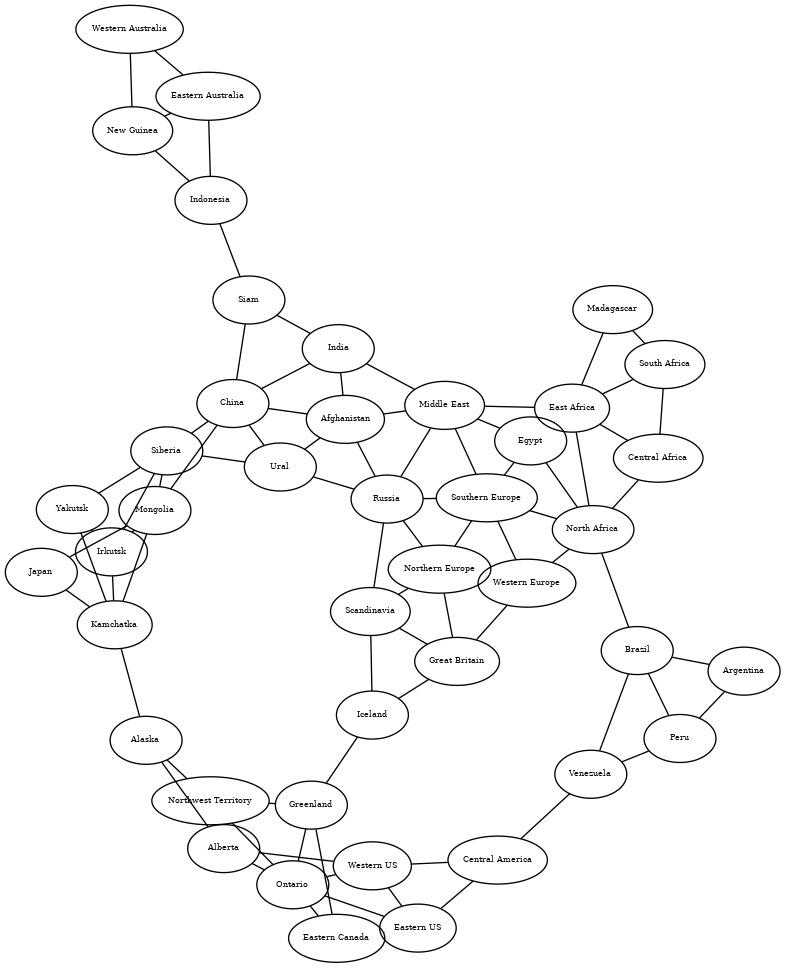

Write the Python code that produced this figure.
#! /usr/bin/env python3
#
def neighbor_risk_test ( ):

#*****************************************************************************80
#
## neighbor_risk_test() tests neighbor_risk().
#
#  Licensing:
#
#    This code is distributed under the MIT license.
#
#  Modified:
#
#    19 March 2025
#
#  Author:
#
#    John Burkardt
#
  import graphviz
  import numpy as np
  import platform

  print ( '' )
  print ( 'neighbor_risk_test():' )
  print ( '  python version: ' + platform.python_version ( ) )
  print ( '  numpy version:  ' + np.version.version )
  print ( '  neighbor_risk() records connections between territories' )
  print ( '  in the game of RISK.' )
  print ( '  Plot a web of these connections as a graph.' )
#
#  Retrieve the adjacency matrix.
#
  A = risk_adjacency_matrix ( )

  n = A.shape[0]
#
#  List pairs (s,t) of connected territories.
#
  nz = np.sum ( A ) // 2 
  s = np.zeros ( nz, dtype = int )
  t = np.zeros ( nz, dtype = int )

  k = 0
  for i in range ( 0, n ):
    for j in range ( i + 1, n ):
      if ( A[i,j] == 1 ):
        s[k] = i
        t[k] = j
        k = k + 1

  plot = graphviz.Graph ( comment = 'RISK', format = 'png', engine = 'neato' )
#
#  Set up node labels.
#
  labels = risk_label ( )
#
#  Specify the nodes, giving each an internal code, and a label.
#
  for i in range ( 0, n ):
    risk_code = str ( i )
    risk_id = labels[i]
    plot.node ( risk_code, risk_id, fontsize = "6" ) 
    print ( risk_code, risk_id )
#
#  Connect nodes.
#
  for k in range ( 0, nz ):
    i = s[k]
    j = t[k]
    plot.edge ( str(i), str(j) )

  plot.layout = 'circo'

  print ( plot.source )
#
#  Save graph to a file, and optionally display an image to the screen.
#
  plot.render ( 'neighbor_risk', view = False )

  filename = 'neighbor_risk.png'
  print ( '' )
  print ( '  Graphics saved as "' + filename + '"' )
#
#  Terminate.
#
  print ( '' )
  print ( 'neighbor_risk_test():' )
  print ( '  Normal end of execution.' )

  return

def risk_adjacency_matrix ( ):

#*****************************************************************************80
#
## risk_adjacency_matrix() returns the RISK adjacency matrix.
#
#  Licensing:
#
#    This code is distributed under the MIT license.
#
#  Modified:
#
#    02 January 2020
#
#  Author:
#
#    John Burkardt
#
#  Output:
#
#    real A(42,42), the adjacency matrix.
#
  import numpy as np

  A = np.array ( [ \
    [ 0,1,1,0,0,0,0,0,0,0,0,0,0,0,0,0,0,0,0,0,0,0,0,0,0,0,0,0,0,0,0,0,0,1,0,0,0,0,0,0,0,0], \
    [ 1,0,1,1,1,0,0,0,0,0,0,0,0,0,0,0,0,0,0,0,0,0,0,0,0,0,0,0,0,0,0,0,0,0,0,0,0,0,0,0,0,0], \
    [ 1,1,0,1,0,0,1,0,0,0,0,0,0,0,0,0,0,0,0,0,0,0,0,0,0,0,0,0,0,0,0,0,0,0,0,0,0,0,0,0,0,0], \
    [ 0,1,1,0,1,1,1,1,0,0,0,0,0,0,0,0,0,0,0,0,0,0,0,0,0,0,0,0,0,0,0,0,0,0,0,0,0,0,0,0,0,0], \
    [ 0,1,0,1,0,1,0,0,0,0,0,0,0,0,0,0,0,0,0,1,0,0,0,0,0,0,0,0,0,0,0,0,0,0,0,0,0,0,0,0,0,0], \
    [ 0,0,0,1,1,0,0,1,0,0,0,0,0,0,0,0,0,0,0,0,0,0,0,0,0,0,0,0,0,0,0,0,0,0,0,0,0,0,0,0,0,0], \
    [ 0,0,1,1,0,0,0,1,1,0,0,0,0,0,0,0,0,0,0,0,0,0,0,0,0,0,0,0,0,0,0,0,0,0,0,0,0,0,0,0,0,0], \
    [ 0,0,0,1,0,1,1,0,1,0,0,0,0,0,0,0,0,0,0,0,0,0,0,0,0,0,0,0,0,0,0,0,0,0,0,0,0,0,0,0,0,0], \
    [ 0,0,0,0,0,0,1,1,0,1,0,0,0,0,0,0,0,0,0,0,0,0,0,0,0,0,0,0,0,0,0,0,0,0,0,0,0,0,0,0,0,0], \
    [ 0,0,0,0,0,0,0,0,1,0,1,1,0,0,0,0,0,0,0,0,0,0,0,0,0,0,0,0,0,0,0,0,0,0,0,0,0,0,0,0,0,0], \
    [ 0,0,0,0,0,0,0,0,0,1,0,1,1,0,0,0,0,0,0,0,0,0,0,0,0,0,0,0,0,0,0,0,0,0,0,0,0,0,0,0,0,0], \
    [ 0,0,0,0,0,0,0,0,0,1,1,0,1,1,0,0,0,0,0,0,0,0,0,0,0,0,0,0,0,0,0,0,0,0,0,0,0,0,0,0,0,0], \
    [ 0,0,0,0,0,0,0,0,0,0,1,1,0,0,0,0,0,0,0,0,0,0,0,0,0,0,0,0,0,0,0,0,0,0,0,0,0,0,0,0,0,0], \
    [ 0,0,0,0,0,0,0,0,0,0,0,1,0,0,1,1,1,0,0,0,0,0,0,0,1,1,0,0,0,0,0,0,0,0,0,0,0,0,0,0,0,0], \
    [ 0,0,0,0,0,0,0,0,0,0,0,0,0,1,0,1,0,0,0,0,0,0,0,0,0,1,1,0,0,0,0,0,0,0,0,0,0,0,0,0,0,0], \
    [ 0,0,0,0,0,0,0,0,0,0,0,0,0,1,1,0,1,1,1,0,0,0,0,0,0,0,1,0,0,0,0,0,0,0,0,0,0,0,0,0,0,0], \
    [ 0,0,0,0,0,0,0,0,0,0,0,0,0,1,0,1,0,1,0,0,0,0,0,0,0,0,0,0,0,0,0,0,0,0,0,0,0,0,0,0,0,0], \
    [ 0,0,0,0,0,0,0,0,0,0,0,0,0,0,0,1,1,0,1,0,0,0,0,0,0,0,0,0,0,0,0,0,0,0,0,0,0,0,0,0,0,0], \
    [ 0,0,0,0,0,0,0,0,0,0,0,0,0,0,0,1,0,1,0,0,0,0,0,0,0,0,0,0,0,0,0,0,0,0,0,0,0,0,0,0,0,0], \
    [ 0,0,0,0,1,0,0,0,0,0,0,0,0,0,0,0,0,0,0,0,1,1,0,0,0,0,0,0,0,0,0,0,0,0,0,0,0,0,0,0,0,0], \
    [ 0,0,0,0,0,0,0,0,0,0,0,0,0,0,0,0,0,0,0,1,0,1,1,0,1,0,0,0,0,0,0,0,0,0,0,0,0,0,0,0,0,0], \
    [ 0,0,0,0,0,0,0,0,0,0,0,0,0,0,0,0,0,0,0,1,1,0,1,1,0,0,0,0,0,0,0,0,0,0,0,0,0,0,0,0,0,0], \
    [ 0,0,0,0,0,0,0,0,0,0,0,0,0,0,0,0,0,0,0,0,1,1,0,1,1,1,0,0,0,0,0,0,0,0,0,0,0,0,0,0,0,0], \
    [ 0,0,0,0,0,0,0,0,0,0,0,0,0,0,0,0,0,0,0,0,0,1,1,0,0,1,1,1,1,0,0,0,0,0,0,0,0,0,0,0,0,0], \
    [ 0,0,0,0,0,0,0,0,0,0,0,0,0,1,0,0,0,0,0,0,1,0,1,0,0,1,0,0,0,0,0,0,0,0,0,0,0,0,0,0,0,0], \
    [ 0,0,0,0,0,0,0,0,0,0,0,0,0,1,1,0,0,0,0,0,0,0,1,1,1,0,1,0,0,0,0,0,0,0,0,0,0,0,0,0,0,0], \
    [ 0,0,0,0,0,0,0,0,0,0,0,0,0,0,1,1,0,0,0,0,0,0,0,1,0,1,0,1,0,0,0,0,0,0,0,0,1,0,0,0,0,0], \
    [ 0,0,0,0,0,0,0,0,0,0,0,0,0,0,0,0,0,0,0,0,0,0,0,1,0,0,1,0,1,0,0,0,0,0,0,1,1,0,0,0,0,0], \
    [ 0,0,0,0,0,0,0,0,0,0,0,0,0,0,0,0,0,0,0,0,0,0,0,1,0,0,0,1,0,1,0,0,0,0,0,1,0,0,0,0,0,0], \
    [ 0,0,0,0,0,0,0,0,0,0,0,0,0,0,0,0,0,0,0,0,0,0,0,0,0,0,0,0,1,0,1,1,1,0,0,1,0,0,0,0,0,0], \
    [ 0,0,0,0,0,0,0,0,0,0,0,0,0,0,0,0,0,0,0,0,0,0,0,0,0,0,0,0,0,1,0,1,0,1,0,0,0,0,0,0,0,0], \
    [ 0,0,0,0,0,0,0,0,0,0,0,0,0,0,0,0,0,0,0,0,0,0,0,0,0,0,0,0,0,1,1,0,1,1,0,0,0,0,0,0,0,0], \
    [ 0,0,0,0,0,0,0,0,0,0,0,0,0,0,0,0,0,0,0,0,0,0,0,0,0,0,0,0,0,1,0,1,0,1,1,1,0,0,0,0,0,0], \
    [ 1,0,0,0,0,0,0,0,0,0,0,0,0,0,0,0,0,0,0,0,0,0,0,0,0,0,0,0,0,0,1,1,1,0,1,0,0,0,0,0,0,0], \
    [ 0,0,0,0,0,0,0,0,0,0,0,0,0,0,0,0,0,0,0,0,0,0,0,0,0,0,0,0,0,0,0,0,1,1,0,0,0,0,0,0,0,0], \
    [ 0,0,0,0,0,0,0,0,0,0,0,0,0,0,0,0,0,0,0,0,0,0,0,0,0,0,0,1,1,1,0,0,1,0,0,0,1,1,0,0,0,0], \
    [ 0,0,0,0,0,0,0,0,0,0,0,0,0,0,0,0,0,0,0,0,0,0,0,0,0,0,1,1,0,0,0,0,0,0,0,1,0,1,0,0,0,0], \
    [ 0,0,0,0,0,0,0,0,0,0,0,0,0,0,0,0,0,0,0,0,0,0,0,0,0,0,0,0,0,0,0,0,0,0,0,1,1,0,1,0,0,0], \
    [ 0,0,0,0,0,0,0,0,0,0,0,0,0,0,0,0,0,0,0,0,0,0,0,0,0,0,0,0,0,0,0,0,0,0,0,0,0,1,0,1,0,1], \
    [ 0,0,0,0,0,0,0,0,0,0,0,0,0,0,0,0,0,0,0,0,0,0,0,0,0,0,0,0,0,0,0,0,0,0,0,0,0,0,1,0,1,1], \
    [ 0,0,0,0,0,0,0,0,0,0,0,0,0,0,0,0,0,0,0,0,0,0,0,0,0,0,0,0,0,0,0,0,0,0,0,0,0,0,0,1,0,1], \
    [ 0,0,0,0,0,0,0,0,0,0,0,0,0,0,0,0,0,0,0,0,0,0,0,0,0,0,0,0,0,0,0,0,0,0,0,0,0,0,1,1,1,0] ], \
    dtype = np.int32 )

  return A

def risk_label ( ):

#*****************************************************************************80
#
## risk_label() returns the labels for the RISK matrix.
#
#  Licensing:
#
#    This code is distributed under the MIT license.
#
#  Modified:
#
#    02 January 2020
#
#  Author:
#
#    John Burkardt
#
#  Output:
#
#    string label(42), the labels.
#
  import numpy as np

  label = np.array ( [ \
    "Alaska", \
    "Northwest Territory", \
    "Alberta", \
    "Ontario", \
    "Greenland", \
    "Eastern Canada", \
    "Western US", \
    "Eastern US", \
    "Central America", \
    "Venezuela", \
    "Peru", \
    "Brazil", \
    "Argentina", \
    "North Africa", \
    "Egypt", \
    "East Africa", \
    "Central Africa", \
    "South Africa", \
    "Madagascar", \
    "Iceland", \
    "Great Britain", \
    "Scandinavia", \
    "Northern Europe", \
    "Russia", \
    "Western Europe", \
    "Southern Europe", \
    "Middle East", \
    "Afghanistan", \
    "Ural", \
    "Siberia", \
    "Yakutsk", \
    "Irkutsk", \
    "Mongolia", \
    "Kamchatka", \
    "Japan", \
    "China", \
    "India", \
    "Siam", \
    "Indonesia", \
    "New Guinea", \
    "Western Australia", \
    "Eastern Australia" ] )

  return label

def timestamp ( ):

#*****************************************************************************80
#
## timestamp() prints the date as a timestamp.
#
#  Licensing:
#
#    This code is distributed under the MIT license. 
#
#  Modified:
#
#    21 August 2019
#
#  Author:
#
#    John Burkardt
#
  import time

  t = time.time ( )
  print ( time.ctime ( t ) )

  return

if ( __name__ == '__main__' ):
  timestamp ( )
  neighbor_risk_test ( )
  timestamp ( )
